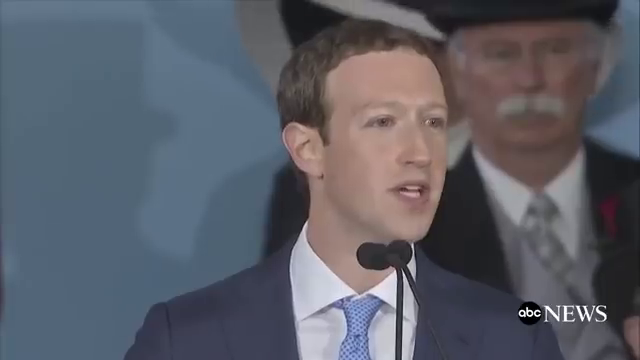
#> input picture images/trial.png, 640 x 360 px, given in place of the camera
$ python main.py
#> lines starting #> are read from the running program, lines starting #| are printed output that depends on the picture
import os
from emailing import send_email
from cloud import inti_cloud
import glob
import cv2
import time
from threading import Thread

# Open webcam, detect moment, capture moment as an image
# Will send image as email in the emailing.py


def clean_folder():
    print("Clean folder function started. ")
    images = glob.glob("images/*.png")
    for image in images:
        os.remove(image)
    print("Clean folder function ended. ")


video = cv2.VideoCapture(0)
time.sleep(2)

first_frame = None
status_list = []
count = 0

while True:
    status = 0
    check, frame = video.read()
#> frame is the input picture: shape (360, 640, 3); mean B, G, R 103.3, 93.9, 91.5
    gray_frame = cv2.cvtColor(frame, cv2.COLOR_BGR2GRAY)
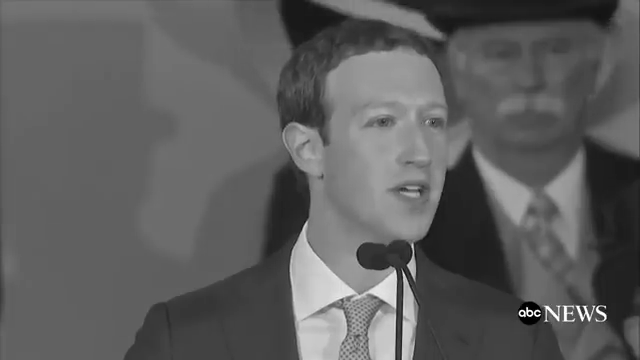
#> gray_frame: shape (360, 640); min 0, max 255, mean 94.2
    gray_frame_gau = cv2.GaussianBlur(gray_frame, (21, 21), 0)
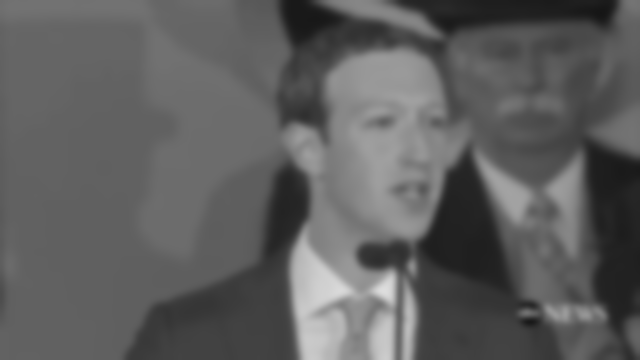
#> gray_frame_gau: shape (360, 640); min 21, max 221, mean 94.2

    if first_frame is None:
        first_frame = gray_frame_gau

    delta_frame = cv2.absdiff(first_frame, gray_frame_gau)
#> delta_frame: shape (360, 640); every value is 0

    thresh_frame = cv2.threshold(delta_frame, 50, 255, cv2.THRESH_BINARY)[1]

    dilate_frame = cv2.dilate(thresh_frame, None, iterations=2)

    contours, check = cv2.findContours(dilate_frame, cv2.RETR_EXTERNAL, cv2.CHAIN_APPROX_SIMPLE)
#> contours = []; check = None

    for contour in contours:
        if cv2.contourArea(contour) < 15000:
            continue
        x, y, w, h = cv2.boundingRect(contour)
        rectangle = cv2.rectangle(frame, (x, y), (x+w, y+h), (0, 240, 30))

        if rectangle.any():
            status = 1
            cv2.imwrite(f"images/image{count}.png", frame)
            count = count + 1
            all_images = glob.glob("images/*.png")
            index = int(len(all_images)/2)
            if all_images:
                main_image1 = all_images[index]

    status_list.append(status)
    status_list = status_list[-2:]
    print(status_list)

    if status_list[0] == 1 and status_list[1] == 0:
        # email_thread = Thread(target=send_email, args=(main_image1, ))
        # email_thread.daemon = True

        # email_thread.start()

        cloud_thread = Thread(target=inti_cloud, args=(main_image1,))
        cloud_thread.daemon = True

        cloud_thread.start()

    cv2.imshow("My video", frame)

    key = cv2.waitKey(1)
#> (key q is pressed here)

    if key == ord("q"):
        break

video.release()
clean_thread = Thread(target=clean_folder())
clean_thread.daemon = True
clean_thread.start()
